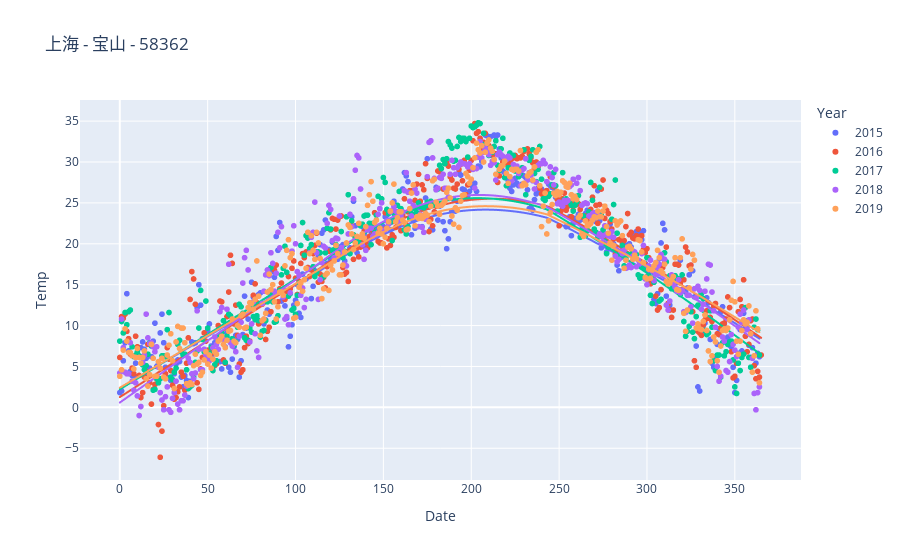
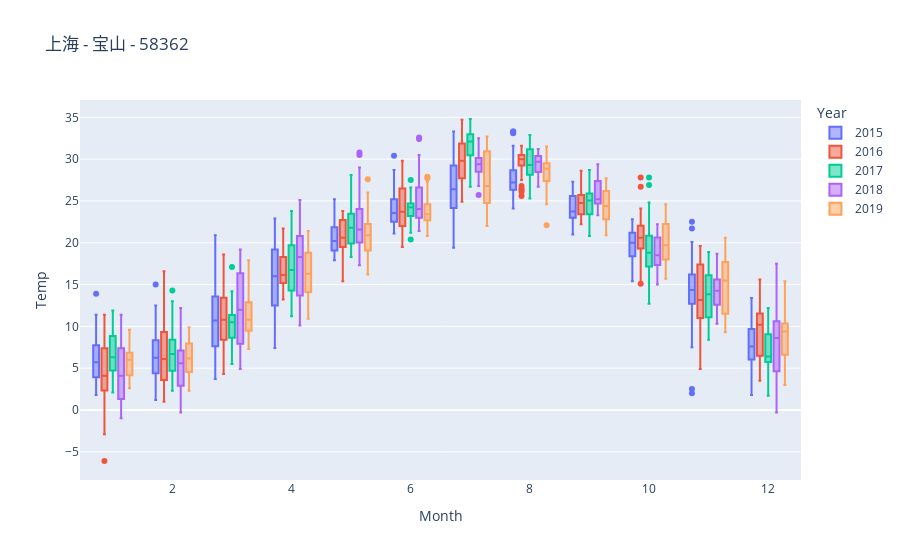

Here is the notebook cell these charts were saved with, in order:
### Code cell
fig = px.scatter(t,
                 x='Date',
                 y='Temp',
                 color='Year',
                 trendline='lowess',
                 hover_data=['ID', 'Year', 'Month', 'Day', 'Temp', 'Date'],
                 title='{} - {} - {}'.format(series['Province'],
                                             series['Name'], series['ID']))
fig.show()

fig = px.box(t,
                 x='Month',
                 y='Temp',
                 color='Year',
                 hover_data=['ID', 'Year', 'Month', 'Day', 'Temp', 'Date'],
                 title='{} - {} - {}'.format(series['Province'],
                                             series['Name'], series['ID']))
fig.show()

### Figure 1 — Plotly figure (JSON) as saved in the notebook; plotly's stock layout.template omitted (floating-point values rounded to 4 significant figures; data arrays with more than 128 entries replaced by an {"elided": "..."} marker saying what was removed)
{"data": [{"customdata": {"elided": "365x4 mixed values"}, "hovertemplate": "Year=%{customdata[1]}<br>Date=%{x}<br>Temp=%{y}<br>ID=%{customdata[0]}<br>Month=%{customdata[2]}<br>Day=%{customdata[3]}<extra></extra>", "legendgroup": "2015", "marker": {"color": "#636efa", "symbol": "circle"}, "mode": "markers", "name": "2015", "showlegend": true, "type": "scattergl", "x": {"elided": "365 int values"}, "xaxis": "x", "y": {"elided": "365 float values"}, "yaxis": "y"}, {"hovertemplate": "<b>LOWESS trendline</b><br><br>Year=2015<br>Date=%{x}<br>Temp=%{y} <b>(trend)</b><extra></extra>", "legendgroup": "2015", "marker": {"color": "#636efa", "symbol": "circle"}, "mode": "lines", "name": "2015", "showlegend": false, "type": "scattergl", "x": {"elided": "365 int values"}, "xaxis": "x", "y": {"elided": "365 float values"}, "yaxis": "y"}, {"customdata": {"elided": "366x4 mixed values"}, "hovertemplate": "Year=%{customdata[1]}<br>Date=%{x}<br>Temp=%{y}<br>ID=%{customdata[0]}<br>Month=%{customdata[2]}<br>Day=%{customdata[3]}<extra></extra>", "legendgroup": "2016", "marker": {"color": "#EF553B", "symbol": "circle"}, "mode": "markers", "name": "2016", "showlegend": true, "type": "scattergl", "x": {"elided": "366 int values"}, "xaxis": "x", "y": {"elided": "366 float values"}, "yaxis": "y"}, {"hovertemplate": "<b>LOWESS trendline</b><br><br>Year=2016<br>Date=%{x}<br>Temp=%{y} <b>(trend)</b><extra></extra>", "legendgroup": "2016", "marker": {"color": "#EF553B", "symbol": "circle"}, "mode": "lines", "name": "2016", "showlegend": false, "type": "scattergl", "x": {"elided": "366 int values"}, "xaxis": "x", "y": {"elided": "366 float values"}, "yaxis": "y"}, {"customdata": {"elided": "365x4 mixed values"}, "hovertemplate": "Year=%{customdata[1]}<br>Date=%{x}<br>Temp=%{y}<br>ID=%{customdata[0]}<br>Month=%{customdata[2]}<br>Day=%{customdata[3]}<extra></extra>", "legendgroup": "2017", "marker": {"color": "#00cc96", "symbol": "circle"}, "mode": "markers", "name": "2017", "showlegend": true, "type": "scattergl", "x": {"elided": "365 int values"}, "xaxis": "x", "y": {"elided": "365 float values"}, "yaxis": "y"}, {"hovertemplate": "<b>LOWESS trendline</b><br><br>Year=2017<br>Date=%{x}<br>Temp=%{y} <b>(trend)</b><extra></extra>", "legendgroup": "2017", "marker": {"color": "#00cc96", "symbol": "circle"}, "mode": "lines", "name": "2017", "showlegend": false, "type": "scattergl", "x": {"elided": "365 int values"}, "xaxis": "x", "y": {"elided": "365 float values"}, "yaxis": "y"}, {"customdata": {"elided": "365x4 mixed values"}, "hovertemplate": "Year=%{customdata[1]}<br>Date=%{x}<br>Temp=%{y}<br>ID=%{customdata[0]}<br>Month=%{customdata[2]}<br>Day=%{customdata[3]}<extra></extra>", "legendgroup": "2018", "marker": {"color": "#ab63fa", "symbol": "circle"}, "mode": "markers", "name": "2018", "showlegend": true, "type": "scattergl", "x": {"elided": "365 int values"}, "xaxis": "x", "y": {"elided": "365 float values"}, "yaxis": "y"}, {"hovertemplate": "<b>LOWESS trendline</b><br><br>Year=2018<br>Date=%{x}<br>Temp=%{y} <b>(trend)</b><extra></extra>", "legendgroup": "2018", "marker": {"color": "#ab63fa", "symbol": "circle"}, "mode": "lines", "name": "2018", "showlegend": false, "type": "scattergl", "x": {"elided": "365 int values"}, "xaxis": "x", "y": {"elided": "365 float values"}, "yaxis": "y"}, {"customdata": {"elided": "365x4 mixed values"}, "hovertemplate": "Year=%{customdata[1]}<br>Date=%{x}<br>Temp=%{y}<br>ID=%{customdata[0]}<br>Month=%{customdata[2]}<br>Day=%{customdata[3]}<extra></extra>", "legendgroup": "2019", "marker": {"color": "#FFA15A", "symbol": "circle"}, "mode": "markers", "name": "2019", "showlegend": true, "type": "scattergl", "x": {"elided": "365 int values"}, "xaxis": "x", "y": {"elided": "365 float values"}, "yaxis": "y"}, {"hovertemplate": "<b>LOWESS trendline</b><br><br>Year=2019<br>Date=%{x}<br>Temp=%{y} <b>(trend)</b><extra></extra>", "legendgroup": "2019", "marker": {"color": "#FFA15A", "symbol": "circle"}, "mode": "lines", "name": "2019", "showlegend": false, "type": "scattergl", "x": {"elided": "364 int values"}, "xaxis": "x", "y": {"elided": "364 float values"}, "yaxis": "y"}], "layout": {"legend": {"title": {"text": "Year"}, "tracegroupgap": 0}, "title": {"text": "上海 - 宝山 - 58362"}, "xaxis": {"anchor": "y", "domain": [0, 1], "title": {"text": "Date"}}, "yaxis": {"anchor": "x", "domain": [0, 1], "title": {"text": "Temp"}}}}

### Figure 2 — Plotly figure (JSON) as saved in the notebook; plotly's stock layout.template omitted (floating-point values rounded to 4 significant figures; data arrays with more than 128 entries replaced by an {"elided": "..."} marker saying what was removed)
{"data": [{"alignmentgroup": "True", "customdata": {"elided": "365x4 mixed values"}, "hovertemplate": "Year=%{customdata[1]}<br>Month=%{x}<br>Temp=%{y}<br>ID=%{customdata[0]}<br>Day=%{customdata[2]}<br>Date=%{customdata[3]}<extra></extra>", "legendgroup": "2015", "marker": {"color": "#636efa"}, "name": "2015", "notched": false, "offsetgroup": "2015", "orientation": "v", "showlegend": true, "type": "box", "x": {"elided": "365 int values"}, "x0": " ", "xaxis": "x", "y": {"elided": "365 float values"}, "y0": " ", "yaxis": "y"}, {"alignmentgroup": "True", "customdata": {"elided": "366x4 mixed values"}, "hovertemplate": "Year=%{customdata[1]}<br>Month=%{x}<br>Temp=%{y}<br>ID=%{customdata[0]}<br>Day=%{customdata[2]}<br>Date=%{customdata[3]}<extra></extra>", "legendgroup": "2016", "marker": {"color": "#EF553B"}, "name": "2016", "notched": false, "offsetgroup": "2016", "orientation": "v", "showlegend": true, "type": "box", "x": {"elided": "366 int values"}, "x0": " ", "xaxis": "x", "y": {"elided": "366 float values"}, "y0": " ", "yaxis": "y"}, {"alignmentgroup": "True", "customdata": {"elided": "365x4 mixed values"}, "hovertemplate": "Year=%{customdata[1]}<br>Month=%{x}<br>Temp=%{y}<br>ID=%{customdata[0]}<br>Day=%{customdata[2]}<br>Date=%{customdata[3]}<extra></extra>", "legendgroup": "2017", "marker": {"color": "#00cc96"}, "name": "2017", "notched": false, "offsetgroup": "2017", "orientation": "v", "showlegend": true, "type": "box", "x": {"elided": "365 int values"}, "x0": " ", "xaxis": "x", "y": {"elided": "365 float values"}, "y0": " ", "yaxis": "y"}, {"alignmentgroup": "True", "customdata": {"elided": "365x4 mixed values"}, "hovertemplate": "Year=%{customdata[1]}<br>Month=%{x}<br>Temp=%{y}<br>ID=%{customdata[0]}<br>Day=%{customdata[2]}<br>Date=%{customdata[3]}<extra></extra>", "legendgroup": "2018", "marker": {"color": "#ab63fa"}, "name": "2018", "notched": false, "offsetgroup": "2018", "orientation": "v", "showlegend": true, "type": "box", "x": {"elided": "365 int values"}, "x0": " ", "xaxis": "x", "y": {"elided": "365 float values"}, "y0": " ", "yaxis": "y"}, {"alignmentgroup": "True", "customdata": {"elided": "365x4 mixed values"}, "hovertemplate": "Year=%{customdata[1]}<br>Month=%{x}<br>Temp=%{y}<br>ID=%{customdata[0]}<br>Day=%{customdata[2]}<br>Date=%{customdata[3]}<extra></extra>", "legendgroup": "2019", "marker": {"color": "#FFA15A"}, "name": "2019", "notched": false, "offsetgroup": "2019", "orientation": "v", "showlegend": true, "type": "box", "x": {"elided": "365 int values"}, "x0": " ", "xaxis": "x", "y": {"elided": "365 float values"}, "y0": " ", "yaxis": "y"}], "layout": {"boxmode": "group", "legend": {"title": {"text": "Year"}, "tracegroupgap": 0}, "title": {"text": "上海 - 宝山 - 58362"}, "xaxis": {"anchor": "y", "domain": [0, 1], "title": {"text": "Month"}}, "yaxis": {"anchor": "x", "domain": [0, 1], "title": {"text": "Temp"}}}}
